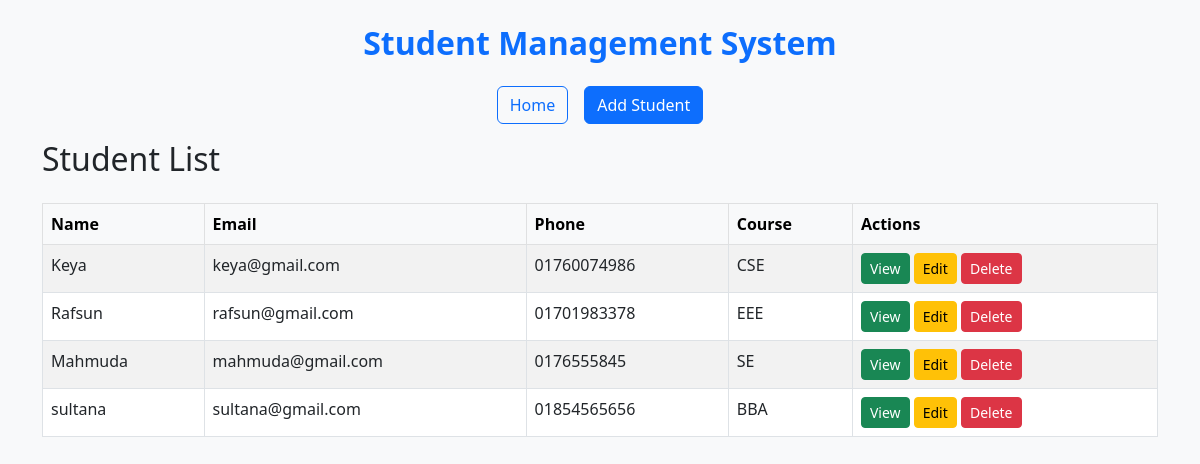
Before: / with the older database file.
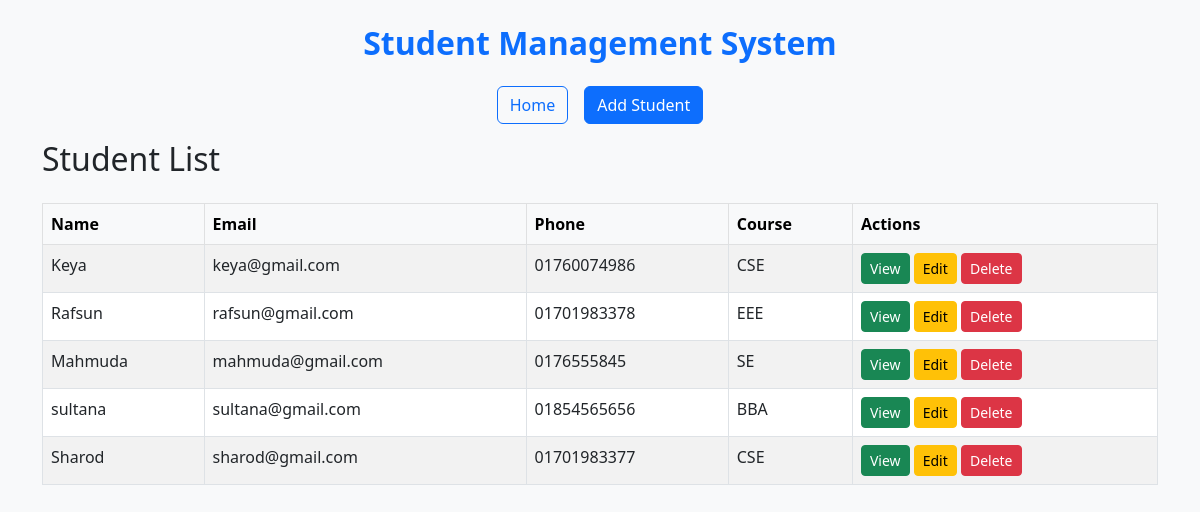
After: the same page with the newer database file.
### mainApp/models.py (models this page shows, shortened)
class Student(models.Model):
    name = models.CharField(max_length=100)
    email = models.EmailField(unique=True)
    phone = models.CharField(max_length=15)
    course = models.CharField(max_length=100)

### mainApp/views.py (the view)
# urls.py: path('', views.student_list, name='student_list'),
def student_list(request):
    students = Student.objects.all()
    return render(request, 'student_list.html', {'students': students})

### templates/student_list.html
{% extends 'base.html' %}
{% block content %}
<div class="d-flex justify-content-center gap-3 mb-3">
            <a href="{% url 'student_list' %}" class="btn btn-outline-primary">Home</a>
            <a href="{% url 'student_create' %}" class="btn btn-primary">Add Student</a>
        </div>
<h2 class="mb-4">Student List</h2>
<div class="table-responsive">
    <table class="table table-bordered table-striped table-hover">
        <thead class="table-light">
            <tr>
                <th>Name</th>
                <th>Email</th>
                <th>Phone</th>
                <th>Course</th>
                <th>Actions</th>
            </tr>
        </thead>
        <tbody>
            {% for student in students %}
            <tr>
                <td>{{ student.name }}</td>
                <td>{{ student.email }}</td>
                <td>{{ student.phone }}</td>
                <td>{{ student.course }}</td>
                <td>
                    <a href="{% url 'student_detail' student.id %}" class="btn btn-success btn-sm">View</a>
                    <a href="{% url 'student_update' student.id %}" class="btn btn-warning btn-sm">Edit</a>
                    <a href="{% url 'student_delete' student.id %}" class="btn btn-danger btn-sm" onclick="return confirm('Are you sure you want to delete this student?')">Delete</a>
                </td>
            </tr>
            {% empty %}
            <tr>
                <td colspan="5" class="text-center">No students found.</td>
            </tr>
            {% endfor %}
        </tbody>
    </table>
</div>
{% endblock %}

Changed rows visible on the page:
added Student: name "Sharod", email "sharod@gmail.com", phone "01701983377", course "CSE"
